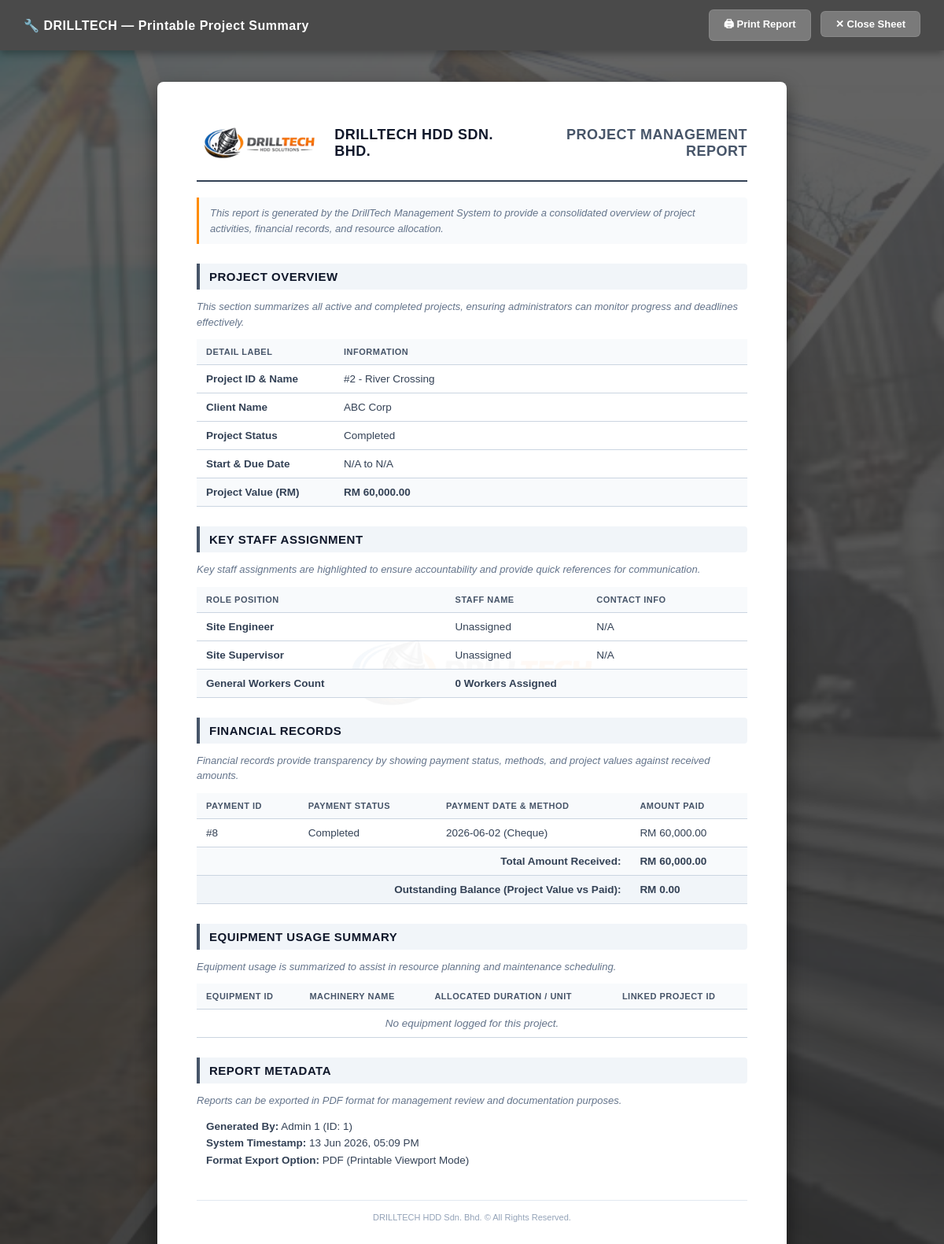
The app's page /generateReportAD.php?id=2 (signed in), older data.
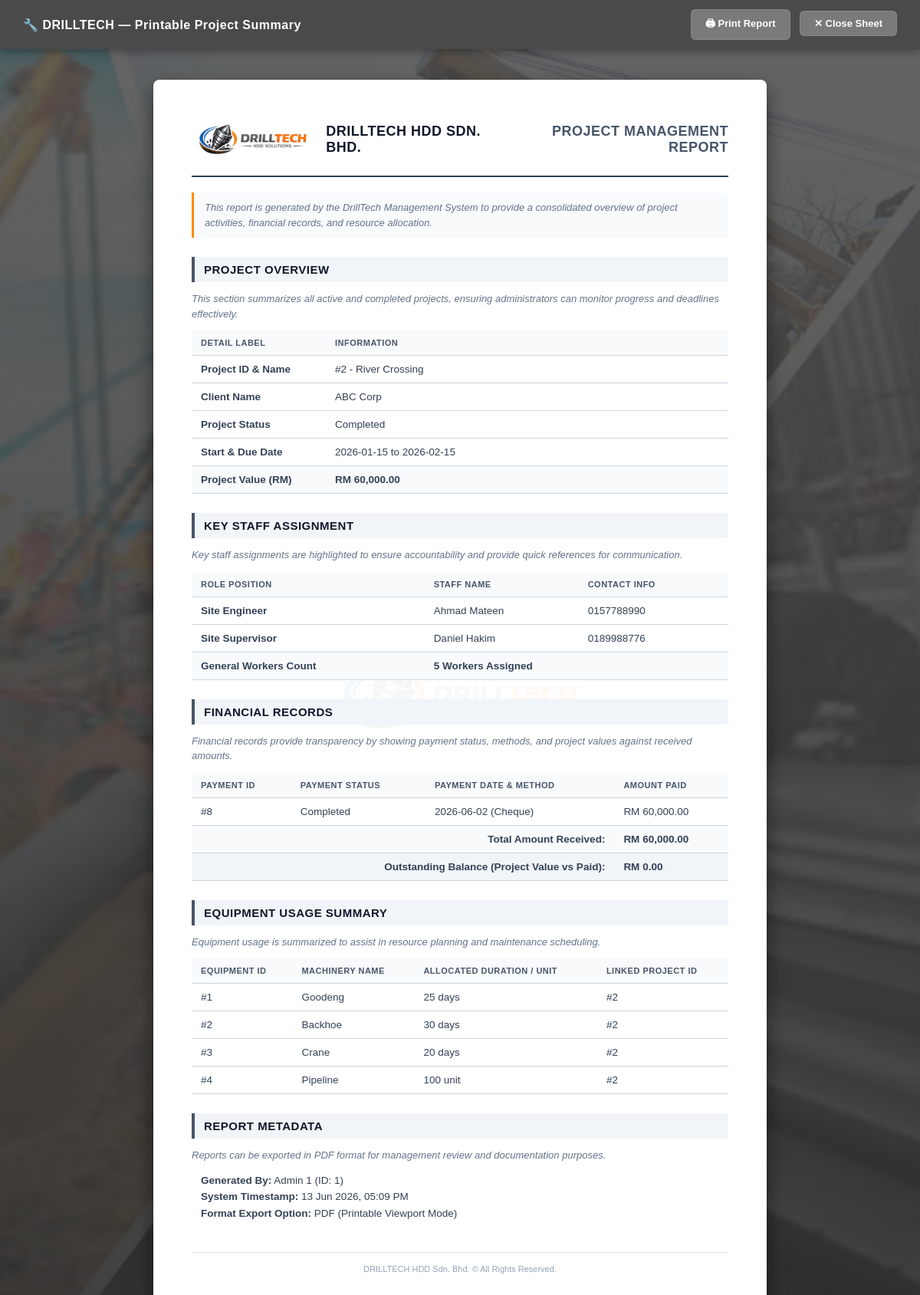
The same page, newer data.
### tables this page shows
CREATE TABLE `payment` (
  `Payment_ID` int(11) NOT NULL,
  `Payment_Method` varchar(50) DEFAULT NULL,
  `Payment_Date` date DEFAULT NULL,
  `Payment_Status` varchar(50) DEFAULT NULL,
  `Payment_Time` time DEFAULT NULL,
  `Project_ID` int(11) DEFAULT NULL
);

CREATE TABLE `equipment_usage` (
  `Project_ID` int(11) NOT NULL,
  `Equipment_ID` int(11) NOT NULL,
  `Equipment_Duration` varchar(50) DEFAULT NULL
);

CREATE TABLE `equipment` (
  `Equipment_ID` int(11) NOT NULL,
  `Equipment_Quantity` int(11) DEFAULT NULL,
  `Equipment_Name` varchar(100) DEFAULT NULL
);

CREATE TABLE `project` (
  `Project_ID` int(11) NOT NULL,
  `Project_Name` varchar(100) DEFAULT NULL,
  `Project_Location` varchar(100) DEFAULT NULL,
  `Project_Value` decimal(10,2) DEFAULT NULL,
  `Project_Status` varchar(50) DEFAULT NULL,
  `Client_ID` int(11) DEFAULT NULL
);

### generateReportAD.php (the view, shortened to what the changed rows need)
<?php
include("database.php");
$projectID  = $_GET['id'];
$project = mysqli_fetch_assoc(mysqli_query($conn, "SELECT * FROM project WHERE Project_ID='$projectID'"));
$dateQuery = mysqli_fetch_assoc(mysqli_query($conn, "
    SELECT MIN(ProjectEmp_StartD) as start_date, MAX(ProjectEmp_EndD) as end_date
    FROM assigned_employee
    WHERE Project_ID='$projectID'
"));
$startDate = !empty($dateQuery['start_date']) ? $dateQuery['start_date'] : 'N/A';
$endDate   = !empty($dateQuery['end_date']) ? $dateQuery['end_date'] : 'N/A';
$engineer = mysqli_fetch_assoc(mysqli_query($conn, "
    SELECT e.Employee_Name, e.Employee_Contact
    FROM assigned_employee ae
    JOIN employee e ON ae.Employee_ID=e.Employee_ID
    WHERE ae.Project_ID='$projectID' AND e.Employee_Position='Site Engineer'
    LIMIT 1
"));
$supervisor = mysqli_fetch_assoc(mysqli_query($conn, "
    SELECT e.Employee_Name, e.Employee_Contact
    FROM assigned_employee ae
    JOIN employee e ON ae.Employee_ID=e.Employee_ID
    WHERE ae.Project_ID='$projectID' AND e.Employee_Position='Site Supervisor'
    LIMIT 1
"));
$workerCount = mysqli_fetch_assoc(mysqli_query($conn, "
    SELECT COUNT(*) as total
    FROM assigned_employee ae
    JOIN employee e ON ae.Employee_ID=e.Employee_ID
    WHERE ae.Project_ID='$projectID' AND e.Employee_Position='General Worker'
"))['total'] ?? 0;
$equipments = mysqli_query($conn, "
    SELECT eq.Equipment_ID, eq.Equipment_Name, eu.Equipment_Duration
    FROM equipment_usage eu
    JOIN equipment eq ON eu.Equipment_ID=eq.Equipment_ID
    WHERE eu.Project_ID='$projectID'
");
$payments = mysqli_query($conn, "SELECT * FROM payment WHERE Project_ID='$projectID'");
$paymentRecords = [];
while($p = mysqli_fetch_assoc($payments)) {
    $p['Payment_Amount'] = (strtolower($p['Payment_Status']) == 'completed') ? $project['Project_Value'] : 0.00;
    $paymentRecords[] = $p;
}
?>
<!DOCTYPE html>
<html lang="en">
<head>
</head>
<body>
<div class="report">
    <div class="report-content">
        <h2>Project Overview</h2>
        <table>
            <tr>
                <th style="width: 25%;">Detail Label</th>
                <th>Information</th>
            </tr>
            <tr>
                <td><strong>Start & Due Date</strong></td>
                <td><?php echo htmlspecialchars($startDate) . " to " . htmlspecialchars($endDate); ?></td>
            </tr>
        </table>
        <h2>Key Staff Assignment</h2>
        <table>
            <thead>
                <tr>
                    <th>Role Position</th>
                    <th>Staff Name</th>
                    <th>Contact Info</th>
                </tr>
            </thead>
            <tbody>
                <tr>
                    <td><strong>Site Engineer</strong></td>
                    <td><?php echo $engineer ? htmlspecialchars($engineer['Employee_Name']) : 'Unassigned'; ?></td>
                    <td><?php echo $engineer ? htmlspecialchars($engineer['Employee_Contact']) : 'N/A'; ?></td>
                </tr>
                <tr>
                    <td><strong>Site Supervisor</strong></td>
                    <td><?php echo $supervisor ? htmlspecialchars($supervisor['Employee_Name']) : 'Unassigned'; ?></td>
                    <td><?php echo $supervisor ? htmlspecialchars($supervisor['Employee_Contact']) : 'N/A'; ?></td>
                </tr>
                <tr class="highlight-row">
                    <td>General Workers Count</td>
                    <td colspan="2"><?php echo $workerCount; ?> Workers Assigned</td>
                </tr>
            </tbody>
        </table>
        <h2>Financial Records</h2>
        <table>
            <thead>
                <tr>
                    <th>Payment ID</th>
                    <th>Payment Status</th>
                    <th>Payment Date & Method</th>
                    <th>Amount Paid</th>
                </tr>
            </thead>
            <tbody>
                <?php foreach($paymentRecords as $pay): ?>
                <tr>
                    <td>#<?php echo $pay['Payment_ID']; ?></td>
                    <td><?php echo htmlspecialchars($pay['Payment_Status']); ?></td>
                    <td><?php echo htmlspecialchars($pay['Payment_Date']) . " (" . htmlspecialchars($pay['Payment_Method']) . ")"; ?></td>
                    <td>RM <?php echo number_format($pay['Payment_Amount'], 2); ?></td>
                </tr>
                <?php endforeach; ?>
            </tbody>
        </table>
        <h2>Equipment Usage Summary</h2>
        <table>
            <thead>
                <tr>
                    <th>Equipment ID</th>
                    <th>Machinery Name</th>
                    <th>Allocated Duration / Unit</th>
                    <th>Linked Project ID</th>
                </tr>
            </thead>
            <tbody>
                <?php
                $eqCount = 0;
                mysqli_data_seek($equipments, 0);
                while($eq = mysqli_fetch_assoc($equipments)):
                    $eqCount++;
                ?>
                <tr>
                    <td>#<?php echo htmlspecialchars($eq['Equipment_ID']); ?></td>
                    <td><?php echo htmlspecialchars($eq['Equipment_Name']); ?></td>
                    <td><?php echo htmlspecialchars($eq['Equipment_Duration']); ?></td>
                    <td>#<?php echo htmlspecialchars($project['Project_ID']); ?></td>
                </tr>
                <?php endwhile; ?>
                <?php if($eqCount == 0): ?>
                <tr>
                    <td colspan="4" style="text-align: center; color: #64748b; font-style: italic;">No equipment logged for this project.</td>
                </tr>
                <?php endif; ?>
            </tbody>
        </table>
        <h2>Report Metadata</h2>
    </div>
</div>
</body>
</html>

Row changes from the older to the newer data that the page shows:
added equipment_usage: Equipment_ID.Equipment_ID "1", Equipment_ID.Equipment_Name "Goodeng", Equipment_Duration "25 days", Project_ID.Project_ID "2"
added equipment_usage: Equipment_ID.Equipment_ID "2", Equipment_ID.Equipment_Name "Backhoe", Equipment_Duration "30 days", Project_ID.Project_ID "2"
added equipment_usage: Equipment_ID.Equipment_ID "3", Equipment_ID.Equipment_Name "Crane", Equipment_Duration "20 days", Project_ID.Project_ID "2"
added equipment_usage: Equipment_ID.Equipment_ID "4", Equipment_ID.Equipment_Name "Pipeline", Equipment_Duration "100 unit", Project_ID.Project_ID "2"
Text that changed along with them:
$startDate: "N/A" → "2026-01-15"
$endDate: "N/A" → "2026-02-15"
$engineer['Employee_Name']: (not shown) → "Ahmad Mateen"
$engineer['Employee_Contact']: (not shown) → "0157788990"
$supervisor['Employee_Name']: (not shown) → "Daniel Hakim"
$supervisor['Employee_Contact']: (not shown) → "0189988776"
$workerCount: "0" → "5"
text no longer shown: "Unassigned N/A Unassigned N/A No equipment logged for this project."
